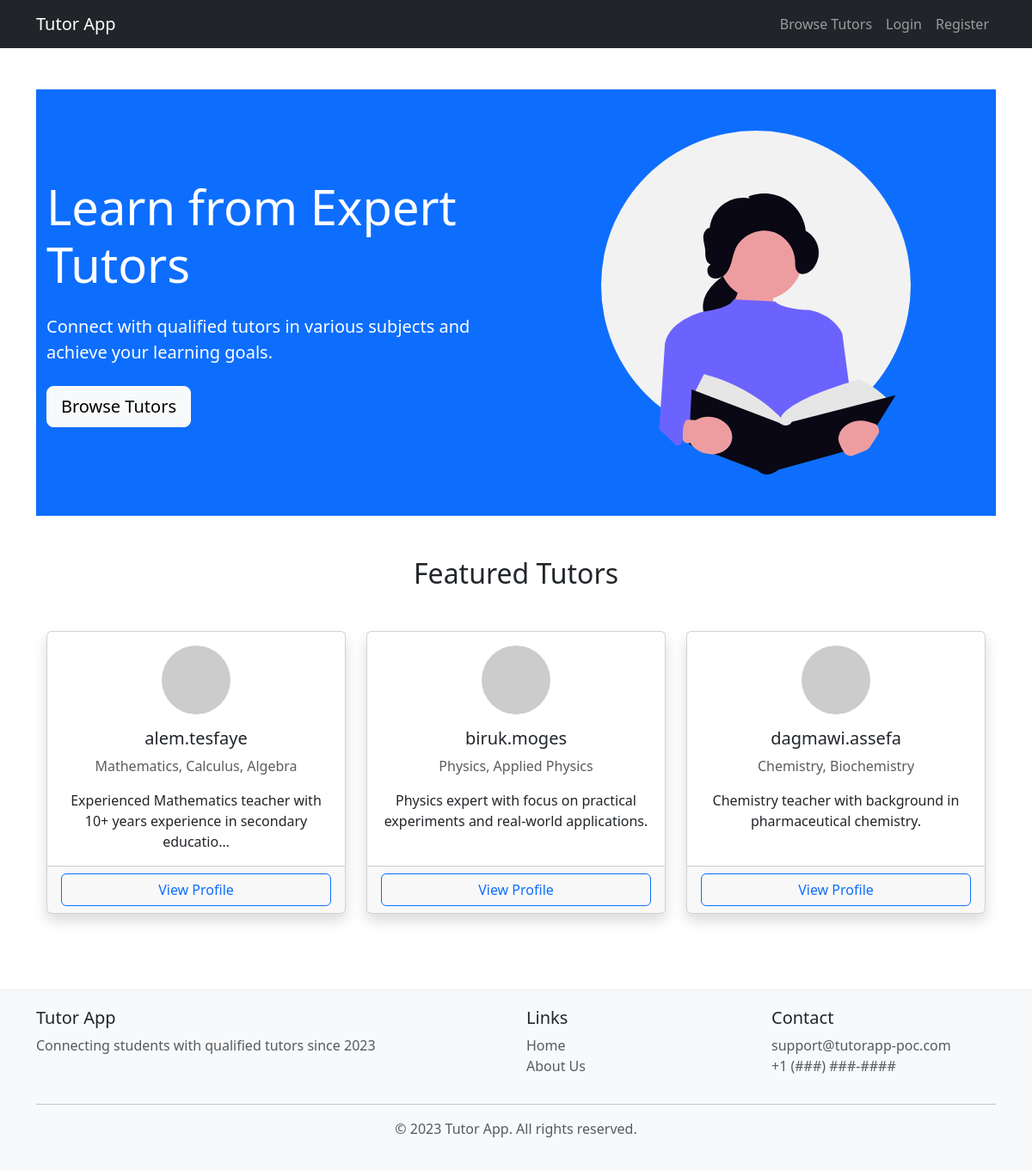
The page / on the database its author committed.
### accounts/models.py (models this page shows, shortened)
class TutorProfile(models.Model):
    user = models.OneToOneField(CustomUser, on_delete=models.CASCADE, related_name='tutor_profile')
    bio = models.TextField(max_length=500, blank=True)
    subjects = models.CharField(max_length=200)
    hourly_rate = models.DecimalField(max_digits=6, decimal_places=2, default=0.00 )
    created_at = models.DateTimeField(auto_now_add=True)

class CustomUser(AbstractUser):
    USER_TYPES = (
        ('student', 'Student'),
        ('tutor', 'Tutor'),
    )
    first_name = models.CharField(max_length=30)
    last_name = models.CharField(max_length=30)
    user_type = models.CharField(max_length=10, choices=USER_TYPES, default='student')

### home/views.py (the view)
# urls.py: path('', home_view, name='home'),
def home_view(request):
    featured_tutors = TutorProfile.objects.all().order_by('-created_at')[:3]
    return render(request, 'home/home.html', {'featured_tutors': featured_tutors})

### home/templates/home/home.html
{% extends 'base.html' %}
{% block content %}
<section class="hero-section bg-primary text-white py-5">
    <div class="container">
        <div class="row align-items-center">
            <div class="col-lg-6">
                <h1 class="display-4 mb-4">Learn from Expert Tutors</h1>
                <p class="lead mb-4">Connect with qualified tutors in various subjects and achieve your learning goals.</p>
                <a href="{% url 'tutor_list' %}" class="btn btn-light btn-lg">Browse Tutors</a>
            </div>
            <div class="col-lg-6 text-center">
                <img src="/static/images/hero.svg"
                     alt="Learning illustration"
                     class="img-fluid"
                     style="max-height: 400px;">
            </div>
        </div>
    </div>
</section>
<section class="py-5">
    <div class="container">
        <h2 class="text-center mb-5">Featured Tutors</h2>
        <div class="row row-cols-1 row-cols-md-3 g-4">
            {% for tutor in featured_tutors %}
            <div class="col">
                <div class="card h-100 shadow">
                    <div class="card-body">
                        <div class="text-center">
                            <img src="https://ui-avatars.com/api/?name={{tutor.user.username}}&size=150"
                                 class="rounded-circle mb-3"
                                 alt="{{ tutor.user.username }}">
                            <h5>{{ tutor.user.username }}</h5>
                            <p class="text-muted">{{ tutor.subjects }}</p>
                            <p class="card-text">{{ tutor.bio|truncatechars:80 }}</p>
                        </div>
                    </div>
                    <div class="card-footer">
                        <div class="d-grid">
                            <a href="{% url 'tutor_detail' tutor.user.username %}" class="btn btn-outline-primary w-100">
                                View Profile
                            </a>
                        </div>
                    </div>
                </div>
            </div>
            {% empty %}
            <div class="col">
                <div class="alert alert-info">No featured tutors available.</div>
            </div>
            {% endfor %}
        </div>
    </div>
</section>
{% endblock %}

### rows shown on the page
TutorProfile: user.username "alem.tesfaye", subjects "Mathematics, Calculus, Algebra", bio "Experienced Mathematics teacher with 10+ years experience in secondary educatio…"
TutorProfile: user.username "biruk.moges", subjects "Physics, Applied Physics", bio "Physics expert with focus on practical experiments and real-world applications."
TutorProfile: user.username "dagmawi.assefa", subjects "Chemistry, Biochemistry", bio "Chemistry teacher with background in pharmaceutical chemistry."
